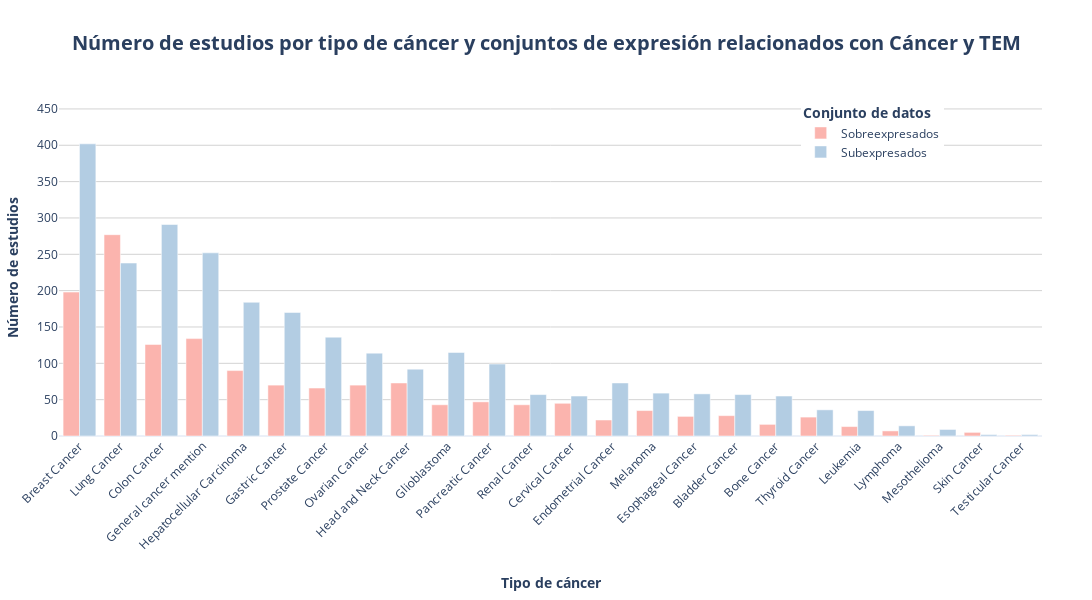

The notebook cell saved with this chart:
### Markdown cell above
## Grafico de la distribución de los tipos de cáncer con respecto a la cantidad de bibligrafia separados en grupos de expresión

### Code cell
graficar_distribucion_cancer_bibliografia_barras(bibliografia_genes_clasificada)

### Figure 1 — Plotly figure (JSON) as saved in the notebook; plotly's stock layout.template omitted (floating-point values rounded to 4 significant figures)
{"data": [{"alignmentgroup": "True", "hovertemplate": "<b>Tipo de cáncer:</b> %{x}<br><b>Conjunto de datos:</b> %{fullData.name}<br><b>Número de estudios:</b> %{y}", "legendgroup": "Sobreexpresados", "marker": {"color": "#FBB4AE", "pattern": {"shape": ""}}, "name": "Sobreexpresados", "offsetgroup": "Sobreexpresados", "orientation": "v", "showlegend": true, "textposition": "auto", "type": "bar", "x": ["Breast Cancer", "Lung Cancer", "Colon Cancer", "General cancer mention", "Hepatocellular Carcinoma", "Gastric Cancer", "Prostate Cancer", "Ovarian Cancer", "Head and Neck Cancer", "Glioblastoma", "Pancreatic Cancer", "Renal Cancer", "Cervical Cancer", "Endometrial Cancer", "Melanoma", "Esophageal Cancer", "Bladder Cancer", "Bone Cancer", "Thyroid Cancer", "Leukemia", "Lymphoma", "Mesothelioma", "Skin Cancer", "Testicular Cancer"], "xaxis": "x", "y": [198, 277, 126, 134, 90, 70, 66, 70, 73, 43, 47, 43, 45, 22, 35, 27, 28, 16, 26, 13, 7, 1, 5, 1], "yaxis": "y"}, {"alignmentgroup": "True", "hovertemplate": "<b>Tipo de cáncer:</b> %{x}<br><b>Conjunto de datos:</b> %{fullData.name}<br><b>Número de estudios:</b> %{y}", "legendgroup": "Subexpresados", "marker": {"color": "#B3CDE3", "pattern": {"shape": ""}}, "name": "Subexpresados", "offsetgroup": "Subexpresados", "orientation": "v", "showlegend": true, "textposition": "auto", "type": "bar", "x": ["Breast Cancer", "Lung Cancer", "Colon Cancer", "General cancer mention", "Hepatocellular Carcinoma", "Gastric Cancer", "Prostate Cancer", "Ovarian Cancer", "Head and Neck Cancer", "Glioblastoma", "Pancreatic Cancer", "Renal Cancer", "Cervical Cancer", "Endometrial Cancer", "Melanoma", "Esophageal Cancer", "Bladder Cancer", "Bone Cancer", "Thyroid Cancer", "Leukemia", "Lymphoma", "Mesothelioma", "Skin Cancer", "Testicular Cancer"], "xaxis": "x", "y": [402, 238, 291, 252, 184, 170, 136, 114, 92, 115, 99, 57, 55, 73, 59, 58, 57, 55, 36, 35, 14, 9, 2, 2], "yaxis": "y"}], "layout": {"barmode": "group", "height": 600, "hoverlabel": {"bgcolor": "white", "font": {"family": "Arial", "size": 12}}, "legend": {"orientation": "v", "title": {"text": "<b>Conjunto de datos</b>"}, "tracegroupgap": 0, "x": 0.9, "xanchor": "right", "y": 0.8, "yanchor": "bottom"}, "margin": {"b": 150, "l": 50, "r": 50, "t": 100}, "title": {"font": {"size": 20}, "text": "<b>Número de estudios por tipo de cáncer y conjuntos de expresión relacionados con Cáncer y TEM</b>", "x": 0.5}, "width": 1200, "xaxis": {"anchor": "y", "domain": [0, 1], "tickangle": -45, "tickfont": {"size": 12}, "title": {"standoff": 25, "text": "<b>Tipo de cáncer</b>"}}, "yaxis": {"anchor": "x", "domain": [0, 1], "gridcolor": "lightgrey", "range": [0, 462.3], "title": {"text": "<b>Número de estudios</b>"}}}}
